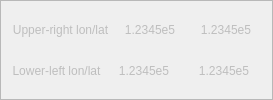
           <widget class="QFrame" name="minMaxLonLatFrame">
            <property name="frameShape">
             <enum>QFrame::StyledPanel</enum>
            </property>
            <property name="frameShadow">
             <enum>QFrame::Raised</enum>
            </property>
            <layout class="QHBoxLayout" name="horizontalLayout">
             <item>
              <layout class="QVBoxLayout">
               <item>
                <layout class="QHBoxLayout">
                 <item>
                  <widget class="QLabel" name="textLabel9_2_2">
                   <property name="enabled">
                    <bool>false</bool>
                   </property>
                   <property name="text">
                    <string>Upper-right lon/lat</string>
                   </property>
                   <property name="alignment">
                    <set>Qt::AlignCenter</set>
                   </property>
                   <property name="wordWrap">
                    <bool>false</bool>
                   </property>
                  </widget>
                 </item>
                 <item>
                  <widget class="QLabel" name="maxVarLonLabel">
                   <property name="enabled">
                    <bool>false</bool>
                   </property>
                   <property name="minimumSize">
                    <size>
                     <width>70</width>
                     <height>0</height>
                    </size>
                   </property>
                   <property name="maximumSize">
                    <size>
                     <width>100</width>
                     <height>32767</height>
                    </size>
                   </property>
                   <property name="toolTip">
                    <string>Longitude and latitude of upper-right corner of current region</string>
                   </property>
                   <property name="text">
                    <string>1.2345e5</string>
                   </property>
                   <property name="alignment">
                    <set>Qt::AlignCenter</set>
                   </property>
                   <property name="wordWrap">
                    <bool>false</bool>
                   </property>
                  </widget>
                 </item>
                 <item>
                  <widget class="QLabel" name="maxVarLatLabel">
                   <property name="enabled">
                    <bool>false</bool>
                   </property>
                   <property name="minimumSize">
                    <size>
                     <width>70</width>
                     <height>0</height>
                    </size>
                   </property>
                   <property name="maximumSize">
                    <size>
                     <width>100</width>
                     <height>32767</height>
                    </size>
                   </property>
                   <property name="toolTip">
                    <string>Longitude and latitude of upper-right corner of current region</string>
                   </property>
                   <property name="text">
                    <string>1.2345e5</string>
                   </property>
                   <property name="alignment">
                    <set>Qt::AlignCenter</set>
                   </property>
                   <property name="wordWrap">
                    <bool>false</bool>
                   </property>
                  </widget>
                 </item>
                </layout>
               </item>
               <item>
                <layout class="QHBoxLayout">
                 <item>
                  <widget class="QLabel" name="textLabel9_2_2_2">
                   <property name="enabled">
                    <bool>false</bool>
                   </property>
                   <property name="text">
                    <string>Lower-left lon/lat</string>
                   </property>
                   <property name="alignment">
                    <set>Qt::AlignCenter</set>
                   </property>
                   <property name="wordWrap">
                    <bool>false</bool>
                   </property>
                  </widget>
                 </item>
                 <item>
                  <widget class="QLabel" name="minVarLonLabel">
                   <property name="enabled">
                    <bool>false</bool>
                   </property>
                   <property name="minimumSize">
                    <size>
                     <width>70</width>
                     <height>0</height>
                    </size>
                   </property>
                   <property name="maximumSize">
                    <size>
                     <width>100</width>
                     <height>32767</height>
                    </size>
                   </property>
                   <property name="toolTip">
                    <string>Longitudeand latitude of low-left corner of current region</string>
                   </property>
                   <property name="text">
                    <string>1.2345e5</string>
                   </property>
                   <property name="alignment">
                    <set>Qt::AlignCenter</set>
                   </property>
                   <property name="wordWrap">
                    <bool>false</bool>
                   </property>
                  </widget>
                 </item>
                 <item>
                  <widget class="QLabel" name="minVarLatLabel">
                   <property name="enabled">
                    <bool>false</bool>
                   </property>
                   <property name="minimumSize">
                    <size>
                     <width>70</width>
                     <height>0</height>
                    </size>
                   </property>
                   <property name="maximumSize">
                    <size>
                     <width>100</width>
                     <height>32767</height>
                    </size>
                   </property>
                   <property name="toolTip">
                    <string>Longitudeand latitude of low-left corner of current region</string>
                   </property>
                   <property name="text">
                    <string>1.2345e5</string>
                   </property>
                   <property name="alignment">
                    <set>Qt::AlignCenter</set>
                   </property>
                   <property name="wordWrap">
                    <bool>false</bool>
                   </property>
                  </widget>
                 </item>
                </layout>
               </item>
              </layout>
             </item>
            </layout>
           </widget>
